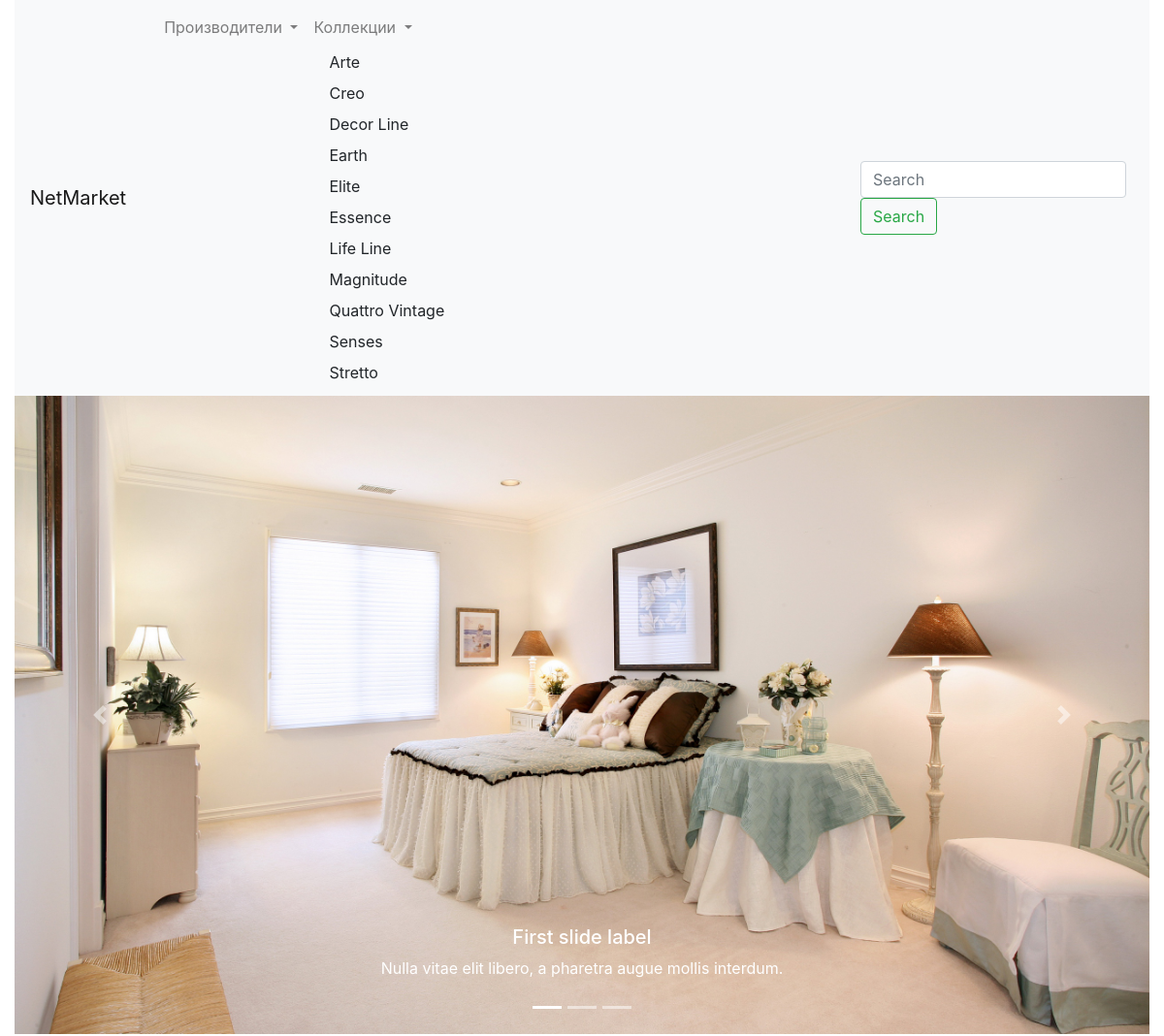
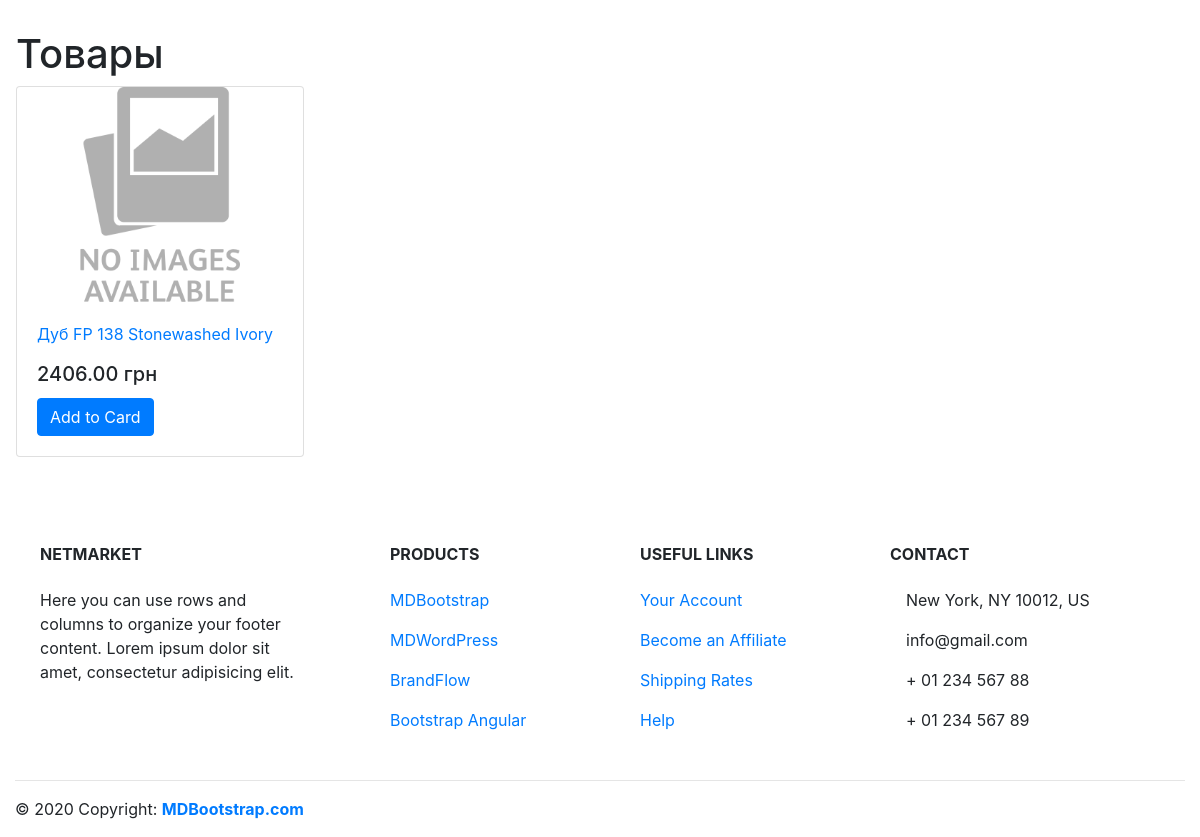
The page /collection/dawn/ on the database its author committed (2 pictures, top to bottom).
### shop/models.py (models this page shows, shortened)
class Collection(models.Model):
    name = models.CharField(max_length=200, db_index=True)
    slug = models.SlugField(max_length=200, db_index=True, unique=True)
    class Meta:
        ordering = ('name',)
        verbose_name = 'Коллекция'
        verbose_name_plural = 'Коллекции'
    def get_absolute_url(self):
        return reverse('shop:product_list_by_collection',
                       args=[self.slug])

class Product(models.Model):
    category = models.ForeignKey(Category, related_name='products', on_delete=models.CASCADE)
    manufacturer = models.ForeignKey(Manufacturer, default='', related_name='products', on_delete=models.CASCADE)
    collection = models.ForeignKey(Collection, default='', related_name='products', on_delete=models.CASCADE)
    name = models.CharField(max_length=200, db_index=True)
    slug = models.SlugField(max_length=200, db_index=True)
    image = models.ImageField(upload_to='products/%Category.name/%Manufacturer.name/%Collection.name', blank=True)
    description = models.TextField(blank=True)
    price = models.DecimalField(max_digits=10, decimal_places=2)
    stock = models.PositiveIntegerField()
    available = models.BooleanField(default=True)
    created = models.DateTimeField(auto_now_add=True)
    updated = models.DateTimeField(auto_now=True)
    class Meta:
        ordering = ('name',)
        index_together = (('id', 'slug'),)
    def get_absolute_url(self):
        return reverse('shop:product_detail',
                       args=[self.id, self.slug])

### shop/views.py (the view)
# urls.py: path('collection/<slug:collection_slug>/', views.product_list_collection,
def product_list_collection(request, collection_slug=None):
    collection = None
    collections = Collection.objects.all()
    products = Product.objects.filter(available=True)
    if collection_slug:
        collection = get_object_or_404(Collection, slug=collection_slug)
        products = products.filter(collection=collection)
    return render(request,
                  'shop/product/list.html',
                  {
                      'collection': collection,
                      'collections': collections,
                      'products': products
                  })

### cart/context_processors.py (called while the page is built)
def cart(request):
    return {'cart': Cart(request)}

### shop/templates/shop/product/list.html (shortened to what this page needs)
{% extends "shop/base.html" %}
{% load static %}
{% block head %}
<div class="container-fluid">
  <nav class="navbar navbar-expand-lg navbar-light bg-light">
    <a class="navbar-brand" href="/">NetMarket</a>
    <div class="container-fluid">
        <div class="collapse navbar-collapse" id="navbarSupportedContent">
          <ul class="navbar-nav mr-auto">
            <li class="nav-item dropdown">
              <a class="nav-link dropdown-toggle" href="" id="navbarDropdown" role="button"
              data-toggle="dropdown" aria-haspopup="true" aria-expanded="false"> Производители </a>
            </li>
            <li class="nav-item dropdown">
              <a class="nav-link dropdown-toggle" href="" id="navbarDropdown" role="button"
              data-toggle="dropdown" aria-haspopup="true" aria-expanded="false"> Коллекции </a>
          {% for c in collections %}
              <div {% if collection.slug == c.slug %}class="dropdown-menu" aria-labelledby="navbarDropdown"{% endif %}>
                <a class="dropdown-item" href="{{ c.get_absolute_url }}">{{ c.name }}</a>
              </div>
          {% endfor %}
            </li>
          </ul>
        </div>
      </div>
      <form class="form-inline my-2 my-lg-0">
        <input class="form-control mr-sm-2" type="search" placeholder="Search" aria-label="Search">
        <button class="btn btn-outline-success my-2 my-sm-0" type="submit">Search</button>
      </form>
  </nav>
</div>
{% endblock %}
{% block content %}
  <div class="container-fluid p-3 my-3">
    <div class="container-fluid-center"><h1>{% if category %}{{ category.name }}{% else %}Товары{% endif %}</h1></div>
  {% for product in products %}
    <div class="card" style="width: 18rem;">
      <a href="{{ product.get_absolute_url }}">
        <img src="{% if product.image %}{{ product.image }}
        {% else %}{% static 'no_img.png' %}{% endif %}" class="card-img-top" alt="...">
      </a>
      <div class="card-body">
        <p class="card-text">
          <a href="{{ product.get_absolute_url }}"> {{ product.name }} </a>
        </p>
        <h5 class="card-title">{{ product.price }} грн</h5>
        <a href="" class="btn btn-primary">Add to Card</a>
  {% endfor %}
      </div>
    </div>
  </div>
{% endblock %}

### rows shown on the page
Collection: name "Arte"
Collection: name "Creo"
Collection: name "Decor Line"
Collection: name "Earth"
Collection: name "Elite"
Collection: name "Essence"
Collection: name "Life Line"
Collection: name "Magnitude"
Collection: name "Quattro Vintage"
Collection: name "Senses"
Collection: name "Stretto"
Product: name "Дуб FP 138 Stonewashed Ivory", price "2406.00"
